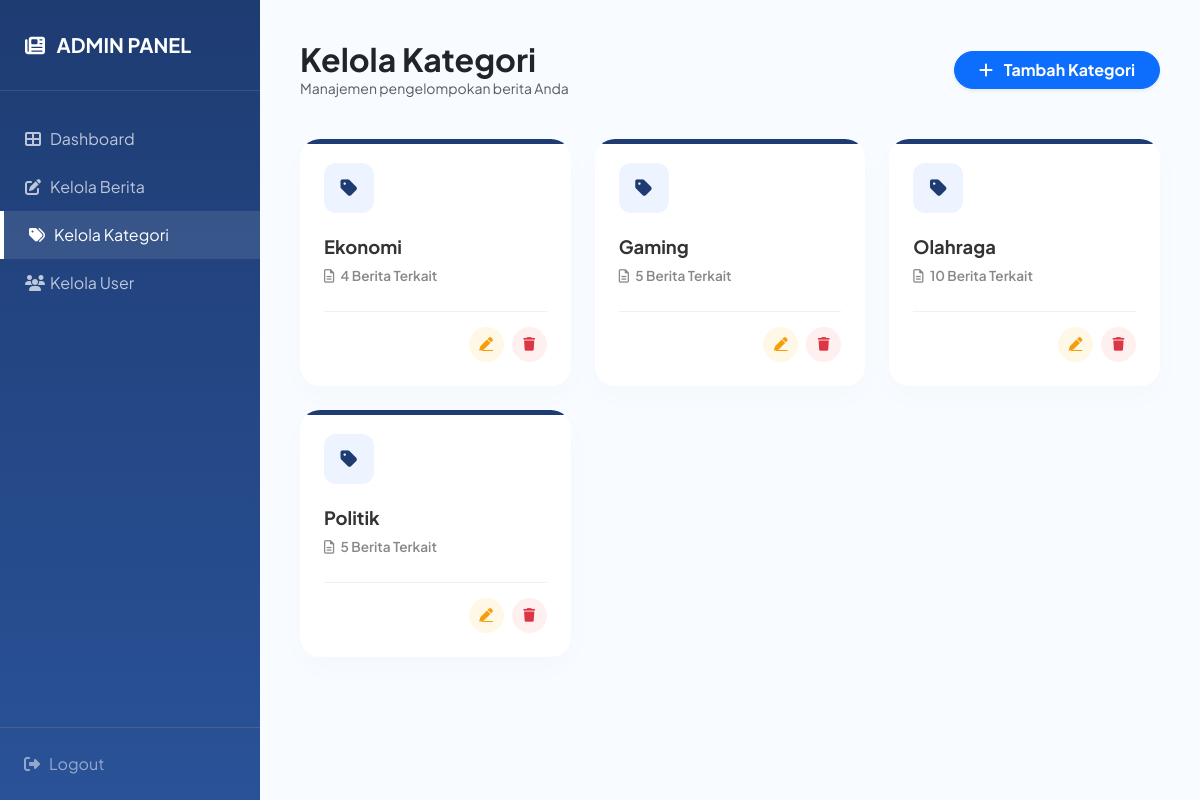
Page /admin/kategori/tampil.php (signed in) on the committed database.
### tables this page shows
CREATE TABLE `tb_kategori` (
  `id_kategori` int(3) NOT NULL,
  `kategori` varchar(150) NOT NULL
);

### admin/kategori/tampil.php (the view, shortened to what this page needs)
<?php
include '../../config/koneksi.php';
$query = "SELECT k.id_kategori, k.kategori, COUNT(b.id_berita) AS total_berita
          FROM tb_kategori k
          LEFT JOIN tb_berita b ON k.id_kategori = b.id_kategori
          GROUP BY k.id_kategori
          ORDER BY k.kategori ASC";
$sql = mysqli_query($conn, $query);
?>
<!DOCTYPE html>
<html lang="id">
<head>
    <link href="https://cdn.jsdelivr.net/npm/bootstrap@5.3.3/dist/css/bootstrap.min.css" rel="stylesheet">
    <link rel="stylesheet" href="https://cdnjs.cloudflare.com/ajax/libs/font-awesome/6.5.2/css/all.min.css">
</head>
<body>
<div class="sidebar">
    <div class="sidebar-header"><i class="fas fa-newspaper me-2"></i> ADMIN PANEL</div>
    <div class="nav-menu mt-4">
        <a href="../index.php" class="nav-link"><i class="fas fa-th-large"></i> Dashboard</a>
        <a href="../berita/tampil.php" class="nav-link"><i class="fas fa-edit"></i> Kelola Berita</a>
        <a href="tampil.php" class="nav-link active"><i class="fas fa-tags"></i> Kelola Kategori</a>
        <a href="../user/tampil.php" class="nav-link"><i class="fas fa-users"></i> Kelola User</a>
    </div>
    <div class="mt-auto p-4 border-top border-secondary opacity-50">
        <a href="../logout.php" class="nav-link p-0 text-white"><i class="fas fa-sign-out-alt"></i> Logout</a>
    </div>
</div>
<div class="main-content">
    <div class="top-bar">
        <div>
            <h2 class="fw-bold m-0 text-dark">Kelola Kategori</h2>
            <p class="text-muted m-0 small">Manajemen pengelompokan berita Anda</p>
        </div>
        <a href="tambah.php" class="btn btn-primary rounded-pill px-4 fw-bold shadow-sm">
            <i class="fas fa-plus me-2"></i> Tambah Kategori
        </a>
    </div>
    <div class="row g-4">
        <?php if(mysqli_num_rows($sql) > 0): ?>
            <?php while($row = mysqli_fetch_array($sql)): ?>
            <div class="col-md-6 col-lg-4">
                <div class="card category-card p-4">
                    <div class="card-accent"></div>
                    <div class="cat-icon">
                        <i class="fas fa-tag"></i>
                    </div>
                    <div class="cat-name"><?= htmlspecialchars($row['kategori']) ?></div>
                    <div class="cat-count">
                        <i class="far fa-file-alt me-1"></i> <?= $row['total_berita'] ?> Berita Terkait
                    </div>
                    <div class="action-area">
                        <a href="edit.php?id=<?= $row['id_kategori'] ?>" class="btn-circle btn-edit" title="Edit">
                            <i class="fas fa-pen"></i>
                        </a>
                        <button onclick="confirmDelete(<?= $row['id_kategori'] ?>)" class="btn-circle btn-delete" title="Hapus">
                            <i class="fas fa-trash"></i>
                        </button>
                    </div>
                </div>
            </div>
            <?php endwhile; ?>
        <?php endif; ?>
    </div>
</div>
</body>
</html>

### admin/kategori/tampil.php (style rules this page uses)
:root { --sidebar-width: 260px; --primary-navy: #1e3c72; --secondary-navy: #2a5298; --light-bg: #f8fbff; }
body { font-family: 'Plus Jakarta Sans', sans-serif; background-color: var(--light-bg); display: flex; min-height: 100vh; }
.sidebar { width: var(--sidebar-width); background: linear-gradient(180deg, var(--primary-navy) 0%, var(--secondary-navy) 100%); color: white; position: fixed; height: 100vh; display: flex; flex-direction: column; }
.sidebar-header { padding: 30px 25px; font-size: 1.25rem; font-weight: 700; border-bottom: 1px solid rgba(255,255,255,0.1); }
.nav-link { color: rgba(255,255,255,0.7); padding: 12px 25px; display: flex; align-items: center; text-decoration: none; transition: 0.3s; }
.nav-link:hover, .nav-link.active { color: white; background: rgba(255,255,255,0.1); border-left: 4px solid #fff; }
.nav-link i { width: 25px; }
.main-content { margin-left: var(--sidebar-width); width: calc(100% - var(--sidebar-width)); padding: 40px; }
.category-card { background: white; border-radius: 20px; border: none; transition: all 0.3s ease; box-shadow: 0 10px 30px rgba(0,0,0,0.02); height: 100%; position: relative; overflow: hidden; }
.card-accent { position: absolute; top: 0; left: 0; width: 100%; height: 5px; background: var(--primary-navy); }
.cat-icon { width: 50px; height: 50px; background: #eef4ff; color: var(--primary-navy); border-radius: 12px; display: flex; align-items: center; justify-content: center; font-size: 1.2rem; margin-bottom: 20px; }
.cat-name { font-weight: 700; color: #333; font-size: 1.15rem; margin-bottom: 5px; }
.cat-count { font-size: 0.85rem; color: #888; font-weight: 600; }
.action-area { margin-top: 25px; padding-top: 15px; border-top: 1px solid #f0f0f0; display: flex; justify-content: flex-end; }
.btn-circle { width: 35px; height: 35px; border-radius: 50%; display: flex; align-items: center; justify-content: center; margin-left: 8px; font-size: 0.85rem; border: none; transition: 0.3s; }
.btn-edit { background: #fff8e6; color: #f59e0b; }
.btn-delete { background: #fff0f0; color: #dc3545; }
.top-bar { display: flex; justify-content: space-between; align-items: center; margin-bottom: 40px; }

### rows in the picture
tb_kategori: kategori "Ekonomi", total_berita "4"
tb_kategori: kategori "Gaming", total_berita "5"
tb_kategori: kategori "Olahraga", total_berita "10"
tb_kategori: kategori "Politik", total_berita "5"
